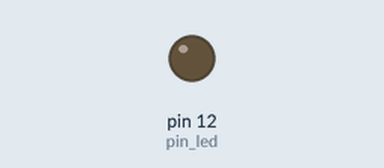
A program run on a simulated Raspberry Pi (header pin numbers). On the bench: output pins drawn as LEDs (lit = HIGH). What the program prints to the terminal is not drawn. At 20.0 s the program stops and its outputs stay as they are.

Above: at 0.1 s.
Timing chart, 0 to 21.5 s (numbered marks = the images above):
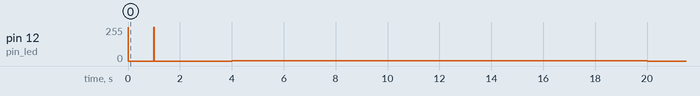

Measured:
- by itself, pin 12 (pin_led): 0/255 → 3/255 at 4.0 s, → 0/255 16.0 s later

The program:

PWMExample.py
```python
#!/usr/bin/env python
import RPi.GPIO as GPIO
import time

pin_led = 12
intensite = 1

GPIO.setmode(GPIO.BOARD)
GPIO.setup(pin_led, GPIO.OUT)
led = GPIO.PWM(pin_led,intensite)

led.start(intensite)

while intensite < 100:
        print('Intensite : {}'.format(intensite))
        led.ChangeFrequency(intensite)
        time.sleep(2)
        intensite += 10
led.stop()
GPIO.cleanup() 
```
